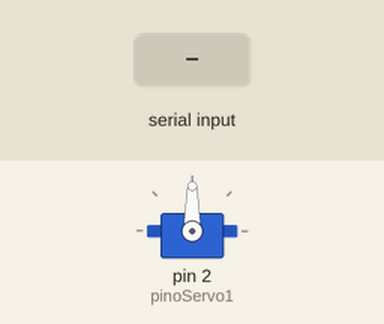
Simulated run of this sketch. Board: Arduino Uno, built with avr-gcc and run on an emulated ATmega328P. Shown: servo. The inputs (shaded band) are chosen by the test bench.

Above: at 1.2 s.
1.3 s: "l" received over Serial
At 3.2 s:
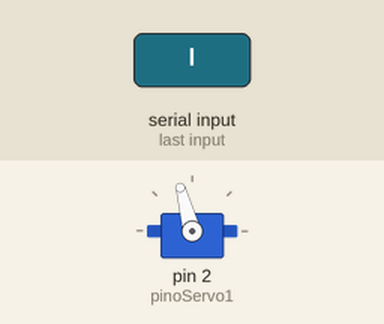
3.5 s: "l" received over Serial
At 4.8 s:
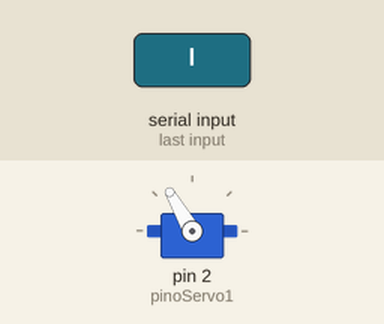
5.5 s: "r" received over Serial
At 6.3 s:
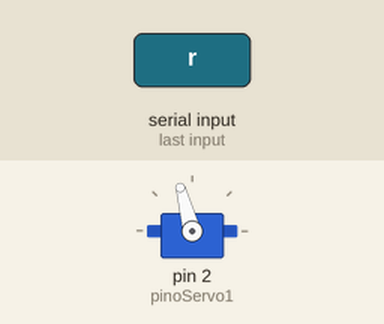
Timing chart, 0 to 8.5 s (numbered marks = the images above; inputs shaded):
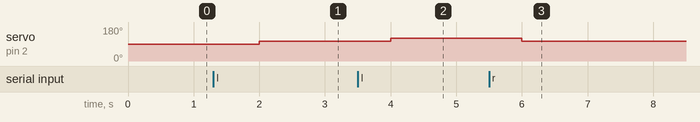

The sketch:

sketch_servo_motor_terminal.ino
```cpp
/* Importando a biblioteca que auxilia
   o gerenciamento de motores servo */
#include <Servo.h>

/* Criando um objeto Servo chamado servo1.
   Atraves desse objeto controlaremos a posiçao do servo. */
Servo servo1;

//Pino digital onde sera conectado o motor servo
int pinoServo1 = 2;

//centralizando motor servo na inicializaçao
int posicao = 90;

//Variavel de entrada (Digitada no terminal)
char direcao;

void setup() {

  //Informando em qual porta digital o servo esta ligado
  servo1.attach(pinoServo1);

  //Inicializando a porta serial
  Serial.begin(9600);

}

void loop() {
  /* Lendo "l" para adicionar valores para esquerda.
     ou "r" para subtrair valores para direita */
  direcao=Serial.read();

  if(direcao==108 && posicao<175){
    posicao+=15;
  }else if(direcao==114 && posicao>0){
    posicao-=15;
  }

  //Escrevendo no motor servo.
  servo1.write(posicao);

  delay(1000);

  /* Opcional: imprimir tecla digitada e/ou
     posiçao em graus do motor servo. */
     //Serial.println(int(direcao));
     //Serial.println(int(posicao));
}
```

Measured:
- after the input at 1.3 s, servo on pin 2 (pinoServo1): 90° → 105° after 0.70 s
- after the input at 3.5 s, servo on pin 2 (pinoServo1): 105° → 120° after 0.50 s
- after the input at 5.5 s, servo on pin 2 (pinoServo1): 120° → 105° after 0.50 s
